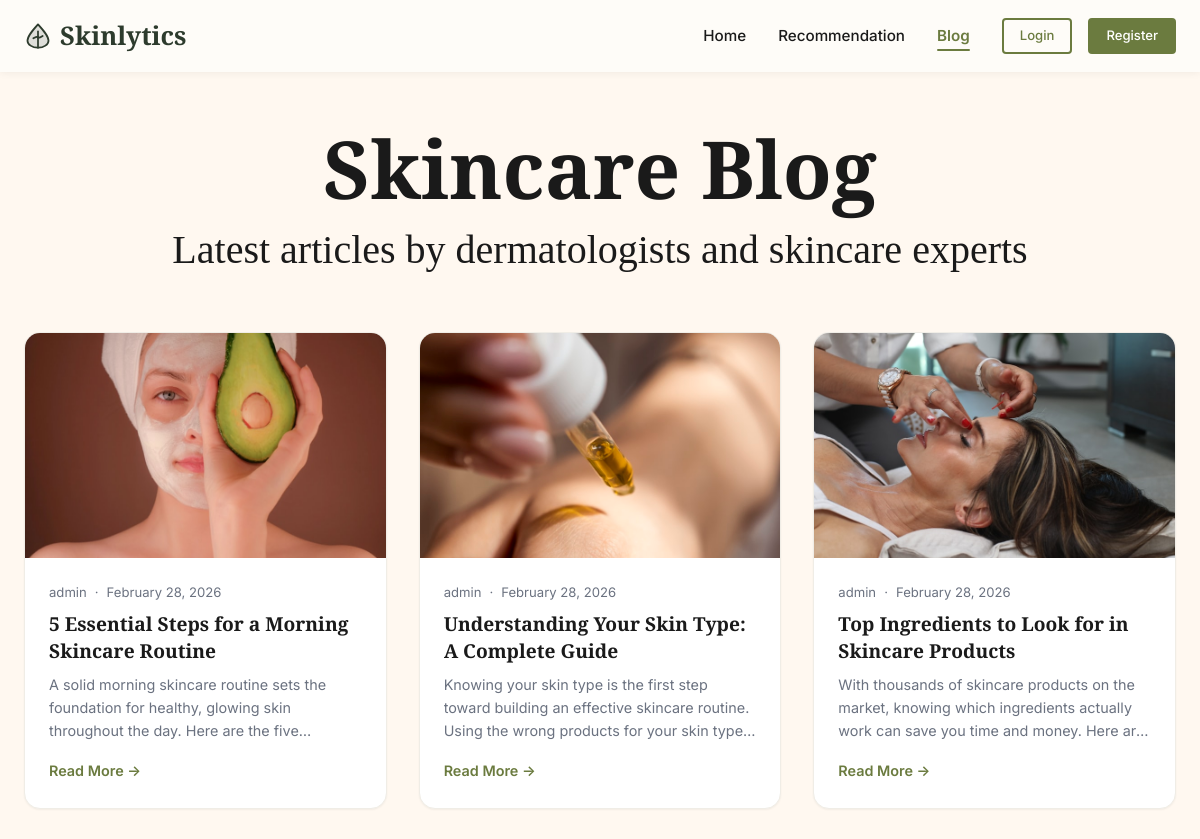
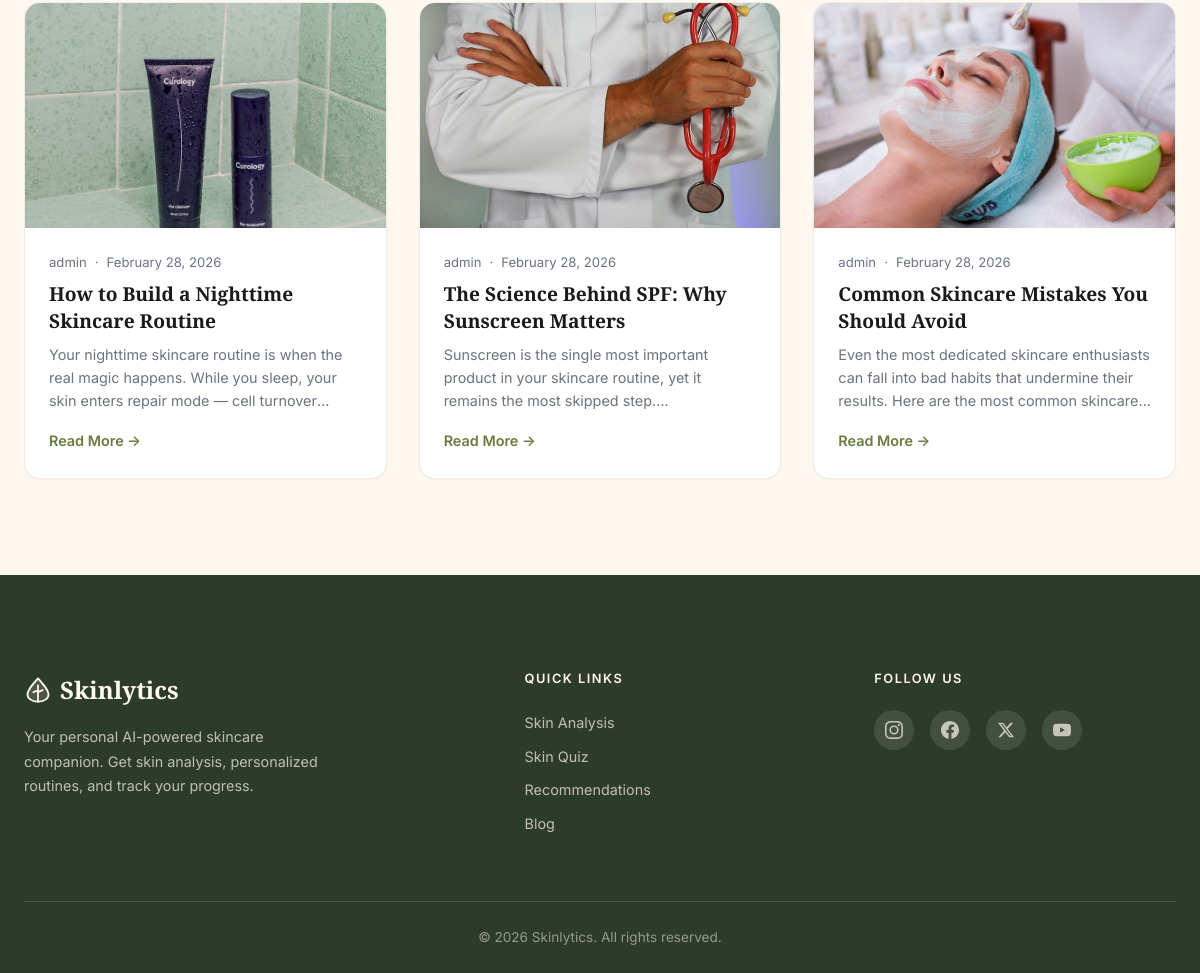
Screenshot of /blog/ with the database file from the repository (2 pictures, top to bottom).
### app/models.py (models this page shows, shortened)
class BlogPost(db.Model):
    __tablename__ = 'blog_posts'
    id = db.Column(db.Integer, primary_key=True)
    title = db.Column(db.String(200), nullable=False)
    content = db.Column(db.Text, nullable=False)
    featured_image = db.Column(db.String(256), nullable=True)
    author_id = db.Column(db.Integer, db.ForeignKey('users.id'), nullable=False)
    created_at = db.Column(db.DateTime, default=datetime.utcnow)
    updated_at = db.Column(db.DateTime, default=datetime.utcnow, onupdate=datetime.utcnow)

class User(UserMixin, db.Model):
    __tablename__ = 'users'
    id = db.Column(db.Integer, primary_key=True)
    username = db.Column(db.String(80), unique=True, nullable=False)
    email = db.Column(db.String(120), unique=True, nullable=False)
    password_hash = db.Column(db.String(256), nullable=False)
    is_admin = db.Column(db.Boolean, default=False)
    created_at = db.Column(db.DateTime, default=datetime.utcnow)
    analyses = db.relationship('Analysis', backref='user', lazy=True)
    quiz_results = db.relationship('QuizResult', backref='user', lazy=True)
    blog_posts = db.relationship('BlogPost', backref='author', lazy=True)

### app/blog/routes.py (the view)
@bp.route('/')
def index():
    posts = BlogPost.query.order_by(BlogPost.created_at.desc()).all()
    return render_template('blog/index.html', posts=posts)

### app/templates/blog/index.html (shortened to what this page needs)
{% extends 'base.html' %}
{% block content %}
<div class="blog-page">
    <div class="container">
        <div class="section-heading" style="text-align: center; margin-bottom: var(--spacing-2xl);">
            <h1>Skincare Blog</h1>
            <p>Latest articles by dermatologists and skincare experts</p>
        </div>
        <div class="blog-grid">
            {% for post in posts %}
            <a href="{{ url_for('blog.detail', post_id=post.id) }}" class="blog-card">
                <div class="blog-card-image">
                    {% if post.featured_image %}
                    <img src="{{ url_for('static', filename=post.featured_image) }}" alt="{{ post.title }}">
                    {% else %}
                    <div class="blog-placeholder-img">Skinlytics</div>
                    {% endif %}
                </div>
                <div class="blog-card-body">
                    <div class="blog-card-meta">
                        <span>{{ post.author.username }}</span>
                        <span>&middot;</span>
                        <span>{{ post.created_at.strftime('%B %d, %Y') }}</span>
                    </div>
                    <h3>{{ post.title }}</h3>
                    <p>{{ post.content|striptags|truncate(150) }}</p>
                    <span class="read-more">Read More &rarr;</span>
                </div>
            </a>
            {% endfor %}
        </div>
    </div>
</div>
{% endblock %}

### app/templates/base.html (shortened to what this page needs)
<!DOCTYPE html>
<html lang="en">
<head>
    <link rel="stylesheet" href="{{ url_for('static', filename='css/style.css') }}">
</head>
<body>
    <nav class="navbar">
        <div class="container">
            <a href="{{ url_for('main.home') }}" class="navbar-logo">
                Skinlytics
            </a>
            <div class="nav-menu" id="navbarMenu">
                <ul class="nav-links">
                    <li><a href="{{ url_for('main.home') }}" class="nav-link">Home</a></li>
                    <li><a href="{{ url_for('recommendation.index') }}" class="nav-link">Recommendation</a></li>
                    <li><a href="{{ url_for('blog.index') }}" class="nav-link">Blog</a></li>
                </ul>
                <div class="nav-auth">
                    {% if current_user.is_authenticated %}
                        <span class="nav-greeting">Hi, {{ current_user.username }}</span>
                        {% if current_user.is_admin %}
                            <a href="{{ url_for('blog.admin_list') }}" class="nav-link">Admin</a>
                        {% endif %}
                        <a href="{{ url_for('auth.logout') }}" class="btn btn-outline btn-sm">Logout</a>
                    {% else %}
                        <a href="{{ url_for('auth.login') }}" class="btn btn-outline btn-sm">Login</a>
                        <a href="{{ url_for('auth.register') }}" class="btn btn-primary btn-sm">Register</a>
                    {% endif %}
                </div>
            </div>
        </div>
    </nav>
    <main class="main-content">
        {% block content %}{% endblock %}
    </main>
    <footer class="footer">
        <div class="container">
            <div class="footer-grid">
                <div class="footer-brand">
                    <a href="{{ url_for('main.home') }}" class="footer-logo">
                        Skinlytics
                    </a>
                    <p>
                        Your personal AI-powered skincare companion. Get skin analysis, personalized routines, and track your progress.
                    </p>
                </div>
                <div class="footer-col">
                    <h4 class="footer-heading">Quick Links</h4>
                    <ul class="footer-links">
                        <li><a href="{{ url_for('scan.index') }}">Skin Analysis</a></li>
                        <li><a href="{{ url_for('quiz.index') }}">Skin Quiz</a></li>
                        <li><a href="{{ url_for('recommendation.index') }}">Recommendations</a></li>
                        <li><a href="{{ url_for('blog.index') }}">Blog</a></li>
                    </ul>
                </div>
                <div class="footer-col">
                    <h4 class="footer-heading">Follow Us</h4>
                    <div class="footer-socials">
                        <a href="#" class="social-link" aria-label="Instagram">
                        </a>
                        <a href="#" class="social-link" aria-label="Facebook">
                        </a>
                        <a href="#" class="social-link" aria-label="Twitter">
                            <svg width="18" height="18" viewBox="0 0 24 24" fill="currentColor"><path d="M18.244 2.25h3.308l-7.227 8.26 8.502 11.24H16.17l-5.214-6.817L4.99 21.75H1.68l7.73-8.835L1.254 2.25H8.08l4.713 6.231zm-1.161 17.52h1.833L7.084 4.126H5.117z"/></svg>
                        </a>
                        <a href="#" class="social-link" aria-label="YouTube">
                        </a>
                    </div>
                </div>
            </div>
            <div class="footer-bottom">
                <p>&copy; 2026 Skinlytics. All rights reserved.</p>
            </div>
        </div>
    </footer>
</body>
</html>

### rows the page displays
BlogPost: featured_image (picture), author.username "admin", created_at "February 28, 2026", title "5 Essential Steps for a Morning Skincare Routine", content "A solid morning skincare routine sets the foundation for healthy, glowing skin throughout the day. Here are the…"
BlogPost: featured_image (picture), author.username "admin", created_at "February 28, 2026", title "Understanding Your Skin Type: A Complete Guide", content "Knowing your skin type is the first step toward building an effective skincare routine. Using the wrong products for your skin…"
BlogPost: featured_image (picture), author.username "admin", created_at "February 28, 2026", title "Top Ingredients to Look for in Skincare Products", content "With thousands of skincare products on the market, knowing which ingredients actually work can save you time and money. Here…"
BlogPost: featured_image (picture), author.username "admin", created_at "February 28, 2026", title "How to Build a Nighttime Skincare Routine", content "Your nighttime skincare routine is when the real magic happens. While you sleep, your skin enters repair mode — cell…"
BlogPost: featured_image (picture), author.username "admin", created_at "February 28, 2026", title "The Science Behind SPF: Why Sunscreen Matters", content "Sunscreen is the single most important product in your skincare routine, yet it remains the most skipped…"
BlogPost: featured_image (picture), author.username "admin", created_at "February 28, 2026", title "Common Skincare Mistakes You Should Avoid", content "Even the most dedicated skincare enthusiasts can fall into bad habits that undermine their results. Here are the most common…"
